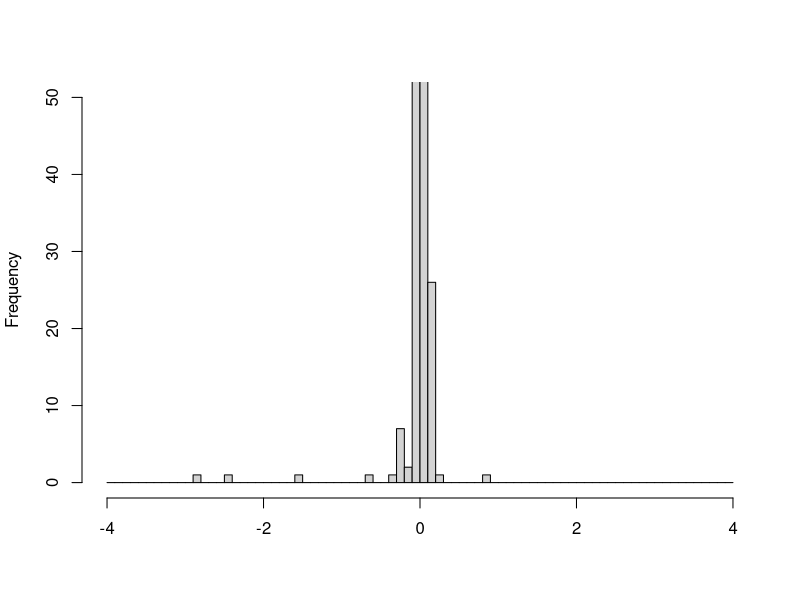
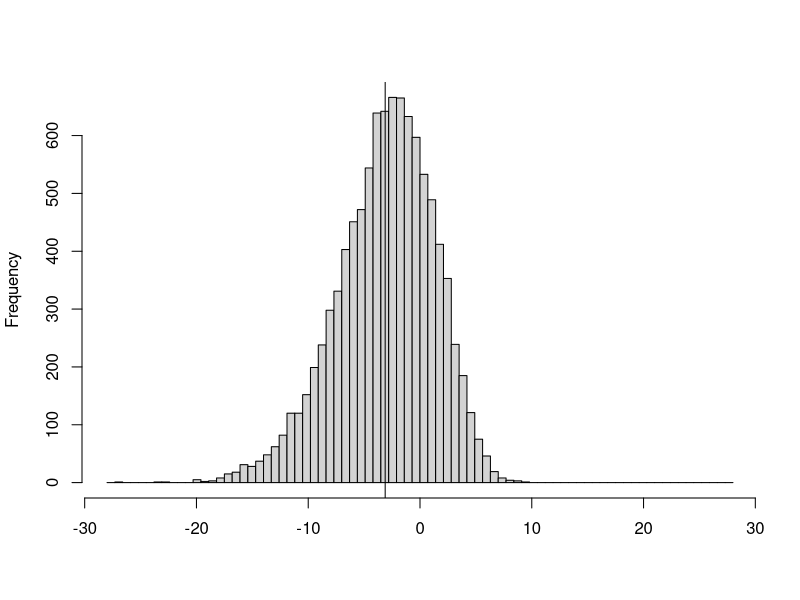
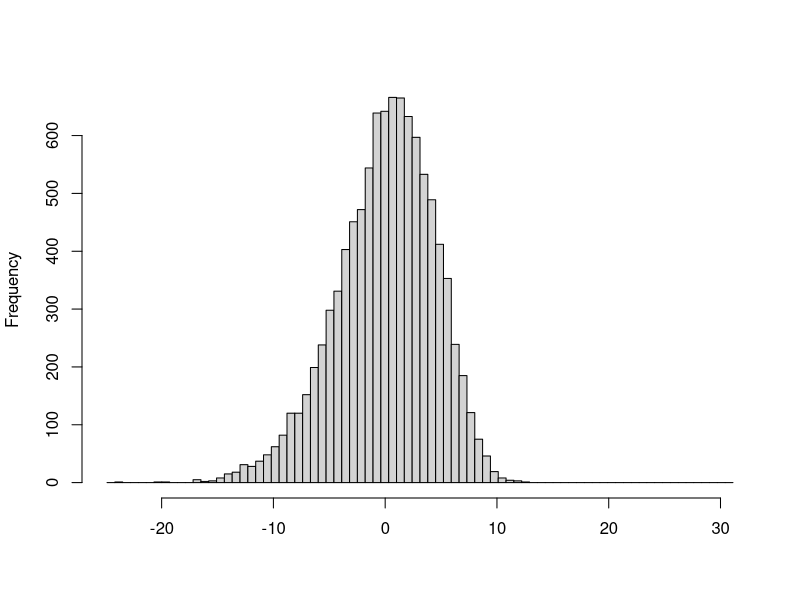
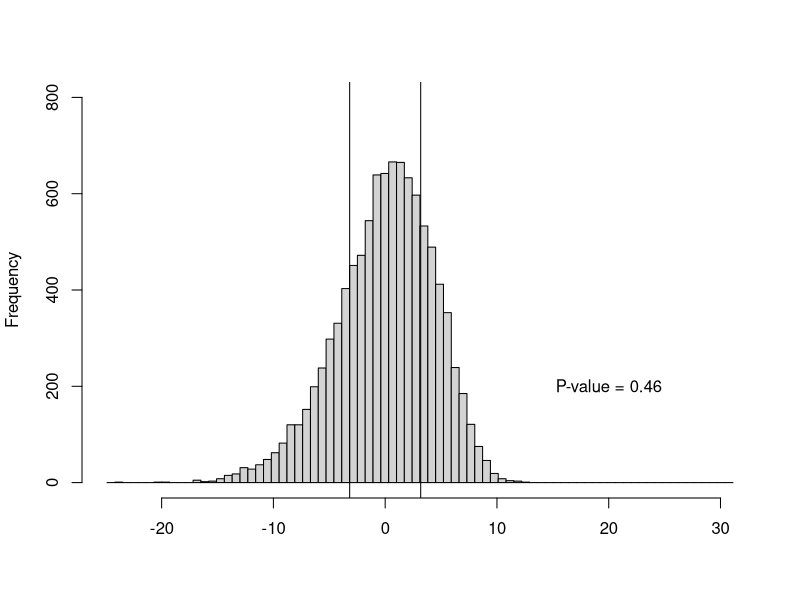
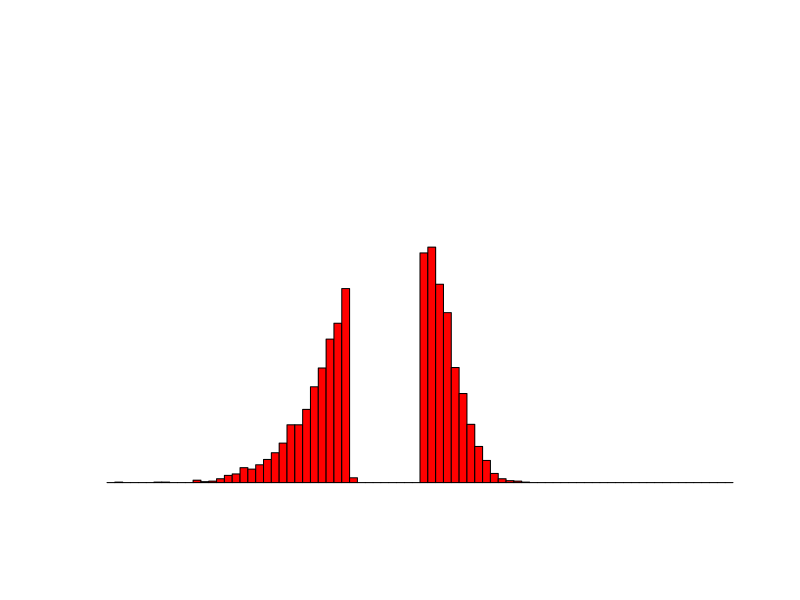
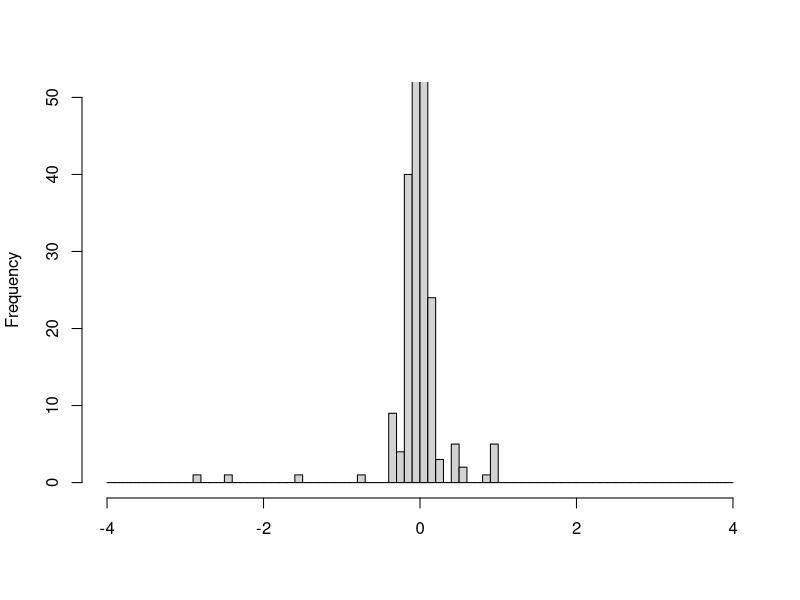
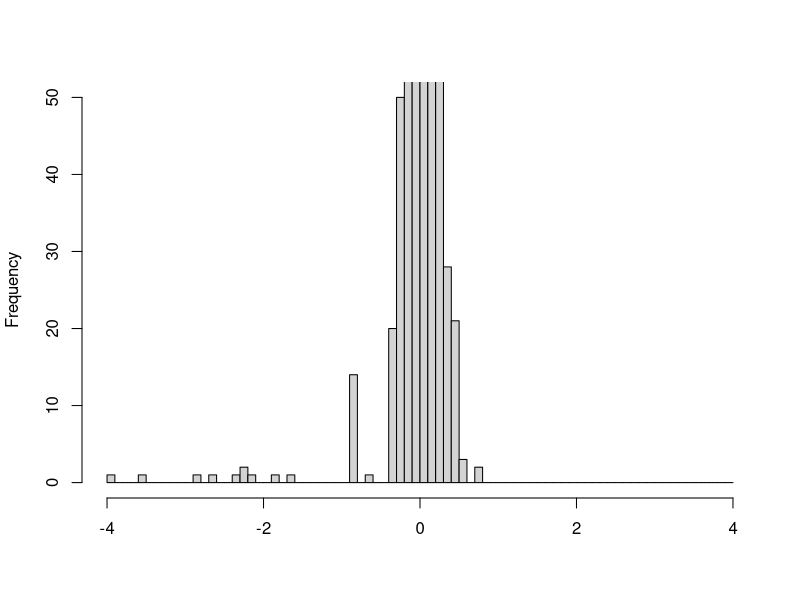

Here is the R script that generated these plots, in order:
t = read.table('sitelnL3000.csv', sep='\t', header=TRUE)
t2 = read.table('pdiff.csv', sep='\t', header=TRUE)

d1.2 = 2*(t$tree1 - t$tree2)
d1.3 = 2*(t$tree1 - t$tree3)
d1.12 = 2*(t$tree1 - t$tree12)

nsites = length(d1.2)


nrellreps = 10000;
    

biggest1.2=max(ceiling(max(d1.2)*10),ceiling(-min(d1.2)*10))/10
biggest1.3=max(ceiling(max(d1.3)*10),ceiling(-min(d1.3)*10))/10
biggest1.12=max(ceiling(max(d1.12)*10),ceiling(-min(d1.12)*10))/10
biggest = max(biggest1.2, biggest1.3, biggest1.12)

rellfunc = function(diffs) {
    obs = sum(diffs)
    ss = replicate(nrellreps, sum(sample(diffs, replace=TRUE)))
    centering = mean(ss)
    print(c("centering", centering))
    c = ss - centering
    rellMoreExtreme = sum(abs(c) > abs(obs))
    print(c("rellMoreExtreme", rellMoreExtreme))
    rellMoreExtreme/nrellreps;
}

ztestkh = function(diffs) {
    print(c('max',  max(diffs)))
    print(c('min', min(diffs)))
    print(c('mean', mean(diffs)))
    print(c('sd', sd(diffs)))
    nsites = length(diffs)
    Delta = sum(diffs)
    print(c('Delta', Delta))
    VarSum = nsites*var(diffs)
    print(c('VarSum', VarSum))
    Z = -abs(Delta/(sqrt(VarSum)))
    print(c('Z', Z))
    halfp = pnorm(Z)
    p = 2.0 * halfp 
    print(c('p', p))
    p
}


ztestkh(d1.2)
r1.2 = rellfunc(d1.2)
mult=7
x = seq(-biggest, biggest, 0.01)
breaks=seq(-biggest, biggest, 0.1)
sbreaks=seq(-biggest*mult, biggest*mult, 0.1*mult)
print(breaks)
pdf('d1-2hist.pdf')
hist(d1.2, breaks=breaks, axes=TRUE, ylim=c(0,50), main=c(""), xlab="")
#lines(x, 5*dnorm(x, mean=0, sd=sd(d1.2)))
dev.off()


u1.2 = replicate(nrellreps, sum(sample(d1.2, replace=TRUE)))
mu1.2 = mean(u1.2)
obs1.2 = sum(d1.2)
r1.2 = sum(abs(u1.2 - mu1.2) > abs(obs1.2))

print(mu1.2)
print(sd(u1.2))
print(var(u1.2))
pdf('uncentered1-2hist.pdf')
hist(u1.2, breaks=sbreaks, axes=TRUE, main=c(""), xlab="")
#lines(x, 5*dnorm(x, mean=0, sd=sd(d1.2)))
abline(v=mu1.2)
dev.off()
pdf('centered1-2hist.pdf')
c1.2 = u1.2 - mu1.2
hist(c1.2, breaks=sbreaks-mu1.2, axes=TRUE, main=c(""), xlab="")
#lines(x, 5*dnorm(x, mean=0, sd=sd(d1.2)))
dev.off()
pdf('centered1-2hist-p.pdf')
c1.2 = u1.2 - mu1.2
hist(c1.2, breaks=sbreaks-mu1.2, axes=TRUE, main=c(""), xlab="", ylim=c(0,.08*nrellreps))
abline(v=-abs(obs1.2))
text(20, 200, paste('P-value =', as.character(round(r1.2/nrellreps, 2)), sep=' '))
abline(v=abs(sum(d1.2)))
dev.off()
pdf('centered1-2hist-tails.pdf')
in_tails1.2 = abs(c1.2) >= abs(obs1.2)
print(in_tails1.2)
inv = c1.2[in_tails1.2]
print(inv)
hist(inv, breaks=sbreaks-mu1.2, axes=FALSE, main=c(""), xlab="", ylab="", col="red", , ylim=c(0,.08*nrellreps))
dev.off()



ztestkh(d1.3)
rellfunc(d1.3)

x = seq(-biggest, biggest, 0.01)
breaks=seq(-biggest, biggest, 0.1)
print(breaks)
pdf('d1-3hist.pdf')
hist(d1.3, breaks=breaks, axes=TRUE, ylim=c(0,50), main=c(""), xlab="")
#lines(x, 5*dnorm(x, mean=0, sd=sd(d1.3)))
dev.off()



ztestkh(d1.12)
rellfunc(d1.12)


x = seq(-biggest, biggest, 0.01)
breaks=seq(-biggest, biggest, 0.1)
print(breaks)
pdf('d1-12hist.pdf')
hist(d1.12, breaks=breaks, axes=TRUE, ylim=c(0,50), main=c(""), xlab="")
#lines(x, 5*dnorm(x, mean=0, sd=sd(d1.12)))
dev.off()
